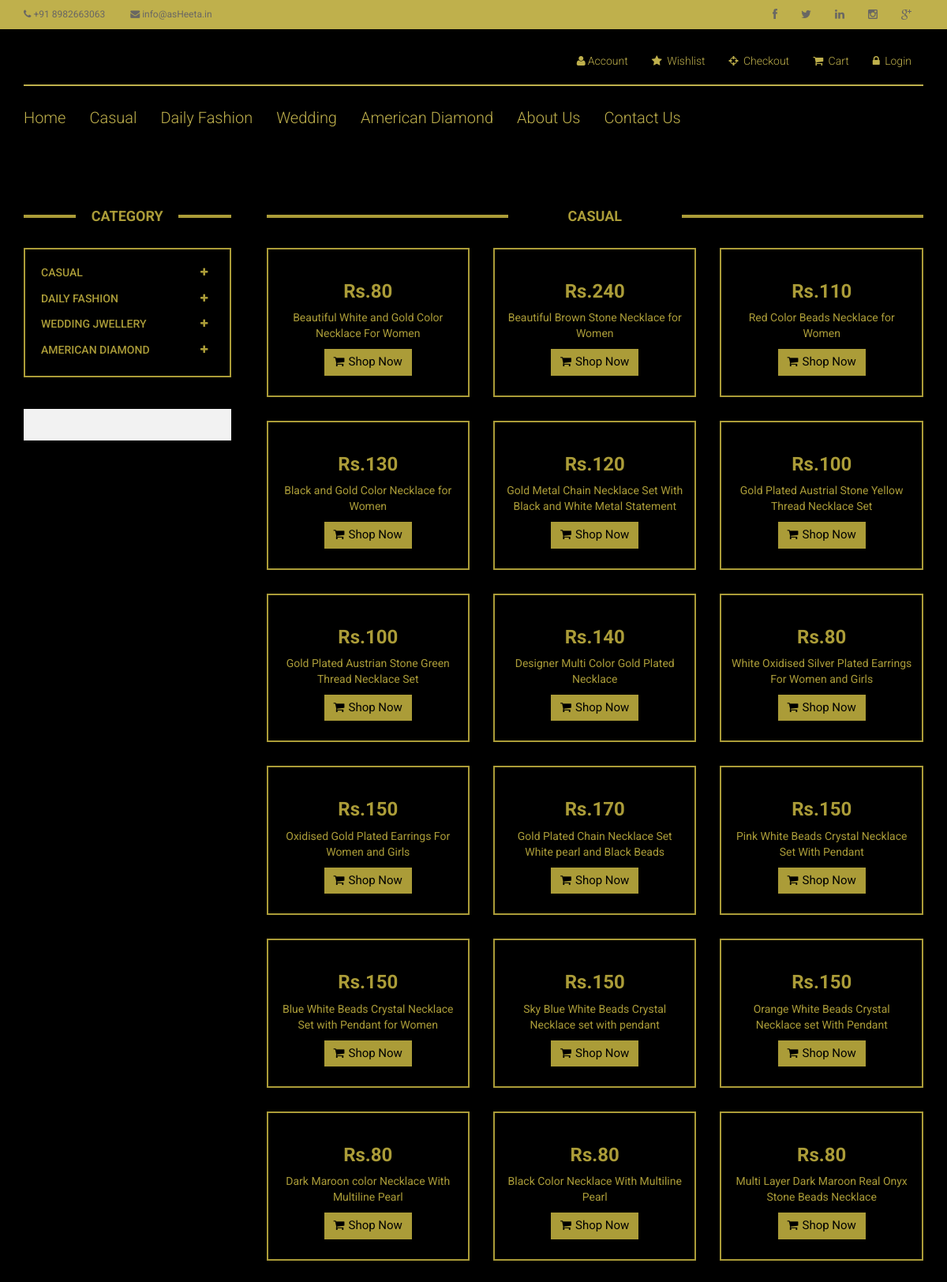
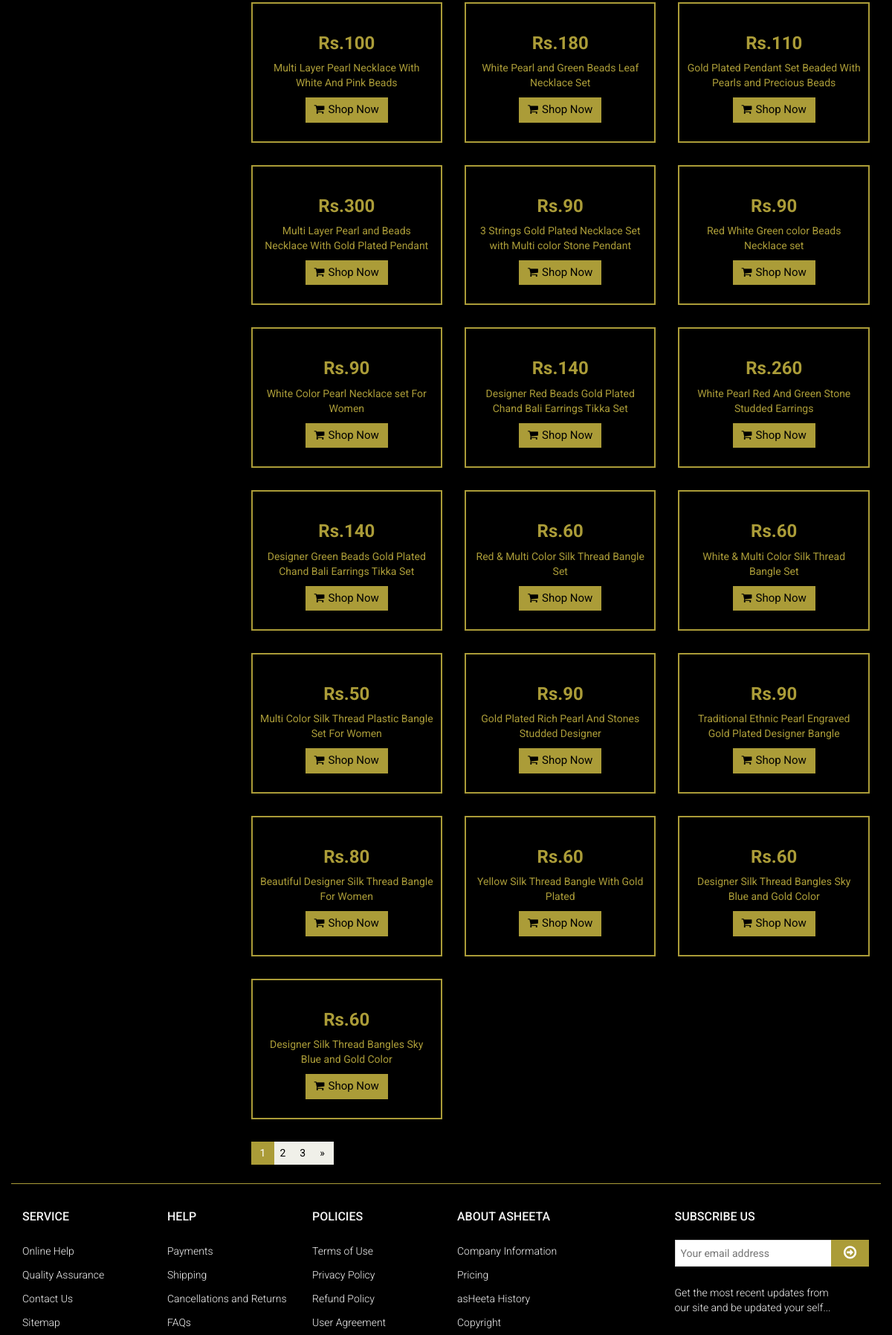
The app's page /casual.php (upper part) with its own data (2 pictures, top to bottom).
### tables this page shows
CREATE TABLE IF NOT EXISTS `stock` (
  `stock_id` int(5) NOT NULL AUTO_INCREMENT,
  `product_code` varchar(15) NOT NULL,
  `product_name` varchar(100) NOT NULL,
  `brand` varchar(10) NOT NULL DEFAULT 'asHeeta',
  `colour` text NOT NULL,
  `base_material` text NOT NULL,
  `collection` int(1) NOT NULL,
  `plating` text NOT NULL,
  `size` varchar(10) NOT NULL,
  `price` int(5) NOT NULL,
  `type` text NOT NULL,
  `description` text NOT NULL,
  `img1` varchar(100) DEFAULT NULL,
  `img2` varchar(100) DEFAULT NULL,
  `img3` varchar(100) DEFAULT NULL,
  `thumbnail` varchar(100) DEFAULT NULL,
  PRIMARY KEY (`stock_id`)
);

### casual.php (the view, shortened to what this page needs)
<!DOCTYPE html>
<html lang="en">
<head>
    <link href="css/bootstrap.min.css" rel="stylesheet">
    <link href="css/font-awesome.min.css" rel="stylesheet">
    <link href="css/prettyPhoto.css" rel="stylesheet">
    <link href="css/price-range.css" rel="stylesheet">
    <link href="css/animate.css" rel="stylesheet">
	<link href="css/main.css" rel="stylesheet">
	<link href="css/responsive.css" rel="stylesheet">
</head>
<body>
	<header id="header">
		<div class="header_top">
			<div class="container">
				<?php
                        include("head-top.php");
                ?>
			</div>
		</div>
		<div class="header-middle">
			<div class="container">
			<?php
                        include("head-middle.php");
                ?>
            </div>
		</div>
		<div class="header-bottom">
			<div class="container">
            <?php
                        include("head-bottom.php");
                ?>
            </div>
        </div>
	</header>
	<section id="advertisement">
		<div class="container">
		</div>
	</section>
	<section>
		<div class="container">
			<div class="row">
				<div class="col-sm-3">
					<div class="left-sidebar">
						<h2>Category</h2>
						<?php
								include("category.php");
						?>
						<div class="shipping text-center">
						</div>
					</div>
				</div>
				<div class="col-sm-9 padding-right">
					<div class="features_items">
						<h2 class="title text-center">CASUAL</h2>
                        <?php
                                 $cat_sql = "SELECT * FROM stock WHERE collection='1' ";
                                 $cat_query = mysqli_query($dbconnect, $cat_sql);
                                 $row=mysqli_fetch_array($cat_query);
                                do
                                {
                                        $price = $row[9];
                                        $prd_name = $row[2];
                        ?>
						<div class="col-sm-4">
							<div class="product-image-wrapper">
								<div class="single-products">
									<div class="productinfo text-center prd_name">
                                        <?php
                                            echo"<h2>Rs.".$price."</h2>";
                                            echo"<p>".$prd_name."</p>";
                                        ?>
										<a href="product-details.php" name="shop" class="btn btn-default add-to-cart"><i class="fa fa-shopping-cart"></i>Shop Now</a>
									</div>
									</div>
								</div>
							</div>
                        <?php
                                 }
                                while($row=mysqli_fetch_array($cat_query));
                        ?>
						</div>
						<ul class="pagination">
							<li class="active"><a href="">1</a></li>
							<li><a href="">2</a></li>
							<li><a href="">3</a></li>
							<li><a href="">&raquo;</a></li>
						</ul>
					</div>
				</div>
			</div>
	</section>
		<div class="footer-widget">
			<div class="container">
				<?php
                        include("footer.php");
                ?>
</body>
</html>

### css/main.css (style rules this page uses)
body { font-family: 'Roboto', sans-serif; background: #000000; position: relative; font-weight:400px; }
ul li { list-style: none; }
a { -webkit-transition: 300ms; -moz-transition: 300ms; -o-transition: 300ms; transition: 300ms; }
h1, h2, h3, h4, h5, h6 { font-family: 'Roboto', sans-serif; }
.header_top { background: none repeat scroll 0 0 #BFB04C; }
.header-bottom { padding-bottom: 30px; padding-top: 30px; }
.footer-widget { margin-bottom: 68px; }
.footer-widget .container { border-top: 1px solid #AB9C38; padding-top: 15px; }
.left-sidebar h2, .brands_products h2 { color:#AB9C38 ; font-family: 'Roboto', sans-serif; font-size: 18px; font-weight: 700; margin: 0 auto 30px; text-align: center; text-transform: uppercase; position: relative; z-index:3; }
.left-sidebar h2:after, h2.title:after { content: " "; position: absolute; border: 2px solid #AB9C38; bottom:8px; left: 0; width: 100%; height: 0; z-index: -2; }
.left-sidebar h2:before { content: " "; position: absolute; background: #000; bottom: -6px; width: 130px; height: 30px; z-index: -1; left: 50%; margin-left: -65px; }
h2.title:before { content: " "; position: absolute; background: #000; bottom: -6px; width: 220px; height: 30px; z-index: -1; left: 50%; margin-left: -110px; }
.shipping { background-color: #F2F2F2; margin-top: 40px; overflow: hidden; padding-top: 20px; position: relative; }
.padding-right { padding-right: 0; }
.features_items { overflow:hidden; }
h2.title { color:#AB9C38 ; font-family: 'Roboto', sans-serif; font-size: 18px; font-weight: 700; margin: 0 15px; text-transform: uppercase; margin-bottom: 30px; position: relative; }
.product-image-wrapper { border:2px solid #AB9C38; overflow: hidden; margin-bottom:30px; }
.single-products { position: relative; }
.prd_name p { margin: 10px; }
.productinfo h2 { color: #AB9C38; font-family: 'Roboto', sans-serif; font-size: 24px; font-weight: 700; }
.productinfo p { font-family: 'Roboto', sans-serif; font-size: 14px; font-weight: 400; color: #AB9C38; }
.productinfo { position:relative; }
.add-to-cart { background:#AB9C38; border: 0 none; border-radius: 0; color: #000000; font-family: 'Roboto', sans-serif; font-size: 15px; margin-bottom: 25px; }
.add-to-cart i { margin-right:5px; }
#advertisement { padding-bottom: 45px; }
.pagination { display: inline-block; float: left; margin-bottom: 25px; margin-top: 0; padding-left: 15px; }
.pagination li:first-child a, .pagination li:first-child span { border-bottom-left-radius: 0; border-top-left-radius: 0; margin-left: 0; }
.pagination li:last-child a, .pagination li:last-child span { border-bottom-right-radius: 0; border-top-right-radius: 0; }
.pagination .active a, .pagination .active span, .pagination .active a:hover, .pagination .active span:hover, .pagination .active a:focus, .pagination .active span:focus { background-color: #AB9C38; border-color: #AB9C38; color: #FFFFFF; cursor: default; z-index: 2; }
.pagination li a, .pagination li span { background-color: #f0f0e9; border: 0; float: left; line-height: 1.42857; margin-left: -10px; padding: 6px 12px; position: relative; text-decoration: none; margin-right: 5px; color:#000; }

### records on screen
stock: price "80", product_name "Beautiful White and Gold Color Necklace For Women"
stock: price "240", product_name "Beautiful Brown Stone Necklace for Women"
stock: price "110", product_name "Red Color Beads Necklace for Women"
stock: price "130", product_name "Black and Gold Color Necklace for Women"
stock: price "120", product_name "Gold Metal Chain Necklace Set With Black and White Metal Statement"
stock: price "100", product_name "Gold Plated Austrial Stone Yellow Thread Necklace Set"
stock: price "100", product_name "Gold Plated Austrian Stone Green Thread Necklace Set"
stock: price "140", product_name "Designer Multi Color Gold Plated Necklace"
stock: price "80", product_name "White Oxidised Silver Plated Earrings For Women and Girls"
stock: price "150", product_name "Oxidised Gold Plated Earrings For Women and Girls"
stock: price "170", product_name "Gold Plated Chain Necklace Set White pearl and Black Beads"
stock: price "150", product_name "Pink White Beads Crystal Necklace Set With Pendant"
stock: price "150", product_name "Blue White Beads Crystal Necklace Set with Pendant for Women"
stock: price "150", product_name "Sky Blue White Beads Crystal Necklace set with pendant"
stock: price "150", product_name "Orange White Beads Crystal Necklace set With Pendant"
stock: price "80", product_name "Dark Maroon color Necklace With Multiline Pearl"
stock: price "80", product_name "Black Color Necklace With Multiline Pearl"
stock: price "80", product_name "Multi Layer Dark Maroon Real Onyx Stone Beads Necklace"
stock: price "100", product_name "Multi Layer Pearl Necklace With White And Pink Beads"
stock: price "180", product_name "White Pearl and Green Beads Leaf Necklace Set"
stock: price "110", product_name "Gold Plated Pendant Set Beaded With Pearls and Precious Beads"
stock: price "300", product_name "Multi Layer Pearl and Beads Necklace With Gold Plated Pendant"
stock: price "90", product_name "3 Strings Gold Plated Necklace Set with Multi color Stone Pendant"
stock: price "90", product_name "Red White Green color Beads Necklace set"
stock: price "90", product_name "White Color Pearl Necklace set For Women"
stock: price "140", product_name "Designer Red Beads Gold Plated Chand Bali Earrings Tikka Set"
stock: price "260", product_name "White Pearl Red And Green Stone Studded Earrings"
stock: price "140", product_name "Designer Green Beads Gold Plated Chand Bali Earrings Tikka Set"
stock: price "60", product_name "Red & Multi Color Silk Thread Bangle Set"
stock: price "60", product_name "White & Multi Color Silk Thread Bangle Set"
stock: price "50", product_name "Multi Color Silk Thread Plastic Bangle Set For Women"
stock: price "90", product_name "Gold Plated Rich Pearl And Stones Studded Designer"
stock: price "90", product_name "Traditional Ethnic Pearl Engraved Gold Plated Designer Bangle"
stock: price "80", product_name "Beautiful Designer Silk Thread Bangle For Women"
stock: price "60", product_name "Yellow Silk Thread Bangle With Gold Plated"
stock: price "60", product_name "Designer Silk Thread Bangles Sky Blue and Gold Color"
stock: price "60", product_name "Designer Silk Thread Bangles Sky Blue and Gold Color"
